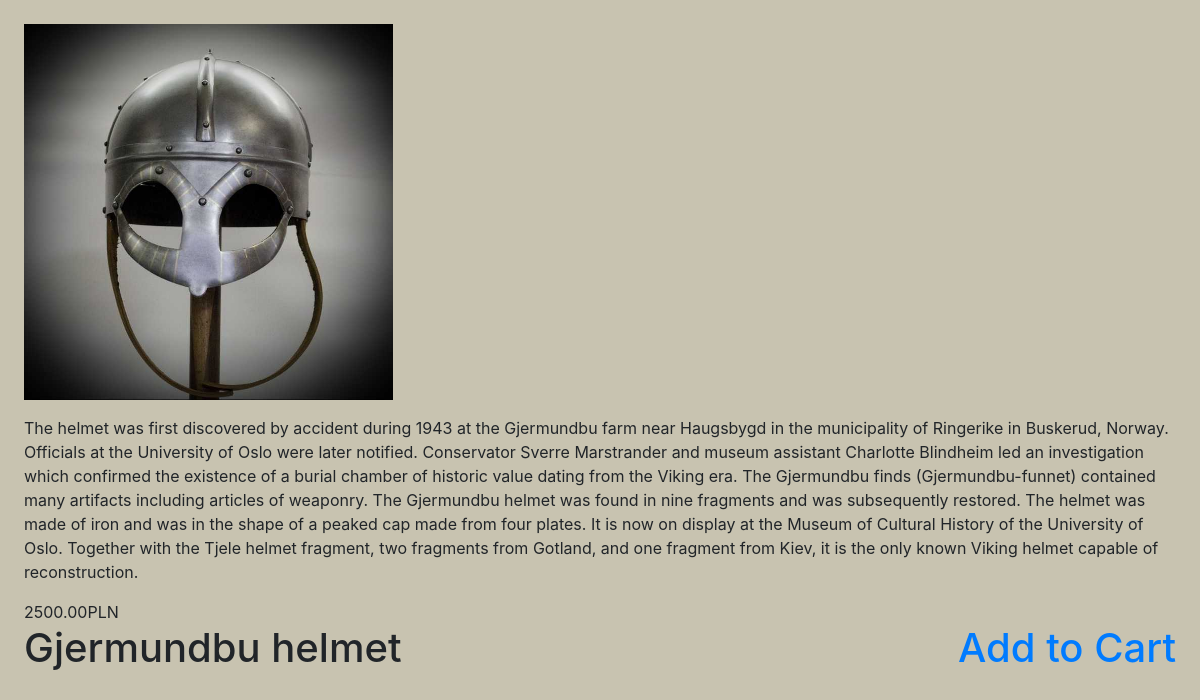
The app's page /products/3 with its own data.
### products/models.py (models this page shows, shortened)
class Product(models.Model):
	category = models.ForeignKey(Category, related_name='products', default=None, on_delete=models.CASCADE)
	title=models.CharField(max_length=120, db_index=True)
	slug = models.SlugField(max_length=100, db_index=True)
	description=models.TextField(blank=True, null=True)
	price=models.DecimalField(max_digits=10, decimal_places=2)
	available = models.BooleanField(default=True)
	image = models.ImageField(upload_to='static/img/', default=False)
	stock=models.PositiveSmallIntegerField()
	created_at = models.DateTimeField(auto_now_add=True, auto_now=False)
	updated_at = models.DateTimeField(auto_now_add=True, auto_now=False)
	class Meta:
		ordering = ('title', )
		index_together = (('id', 'slug'),)

### products/views.py (the view)
# urls.py: path('<int:id>',ProductDetailView.as_view(), name='product_detail'),
class ProductDetailView(DetailView):
	def get_object(self):
		id_=self.kwargs.get("id")
		return get_object_or_404(Product, id=id_)

### products/templates/products/product_detail.html
{%extends 'base.html' %}
{% block content %}
<img src="../{{object.image}}" alt="" height="50%"></p>
<p> {%if object.description%}{{object.description}}{%else%}Description coming soon{%endif%} </p>
{{object.price}}PLN
<div clas='col-sm-8'>
	<h1> {{object.title}} <a href="{% url 'update_cart' object.slug%} " class='pull-right'>Add to Cart</a></h1>
{% endblock %}

### templates/base.html (style rules this page uses)
body { min-height: auto; margin: 2%; padding: 0; background-color: rgb(200,195,176); background-size: cover; background-position: center; }
html { height: 100%; }

### records on screen
Product: image (picture), description "The helmet was first discovered by accident during 1943 at the Gjermundbu farm near Haugsbygd in the municipality of Ringerike in Buskerud, Norway. Officials at the University of Oslo were later notified. Conservator Sverre Marstrander and museum assistant Charlotte Blindheim led an investigation which confirmed the existence of a burial chamber of historic value dating from the Viking era. The Gjermundbu finds (Gjermundbu-funnet) contained many artifacts including articles of weaponry. The Gjermundbu helmet was found in nine fragments and was subsequently restored. The helmet was made of iron and was in the shape of a peaked cap made from four plates. It is now on display at the Museum of…", price "2500.00", title "Gjermundbu helmet"
